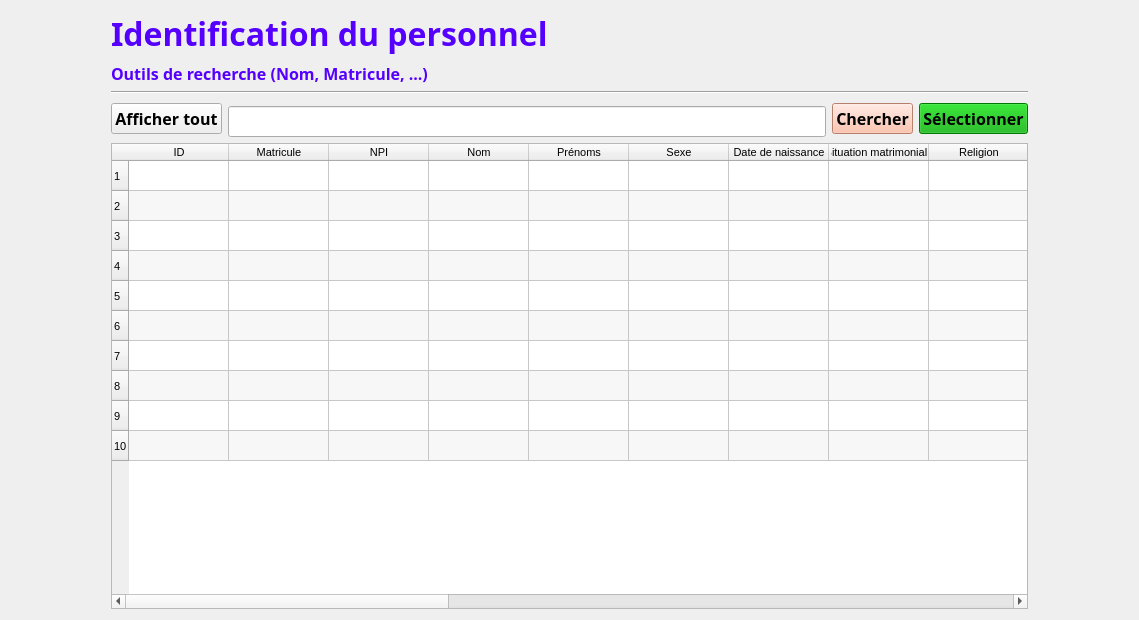
<?xml version="1.0" encoding="UTF-8"?>
<ui version="4.0">
 <class>FenetreChercherPersonnel</class>
 <widget class="QWidget" name="FenetreChercherPersonnel">
  <property name="geometry">
   <rect>
    <x>0</x>
    <y>0</y>
    <width>1139</width>
    <height>620</height>
   </rect>
  </property>
  <property name="windowTitle">
   <string>Form</string>
  </property>
  <layout class="QGridLayout" name="gridLayout_2">
   <item row="0" column="0">
    <layout class="QGridLayout" name="gridLayout">
     <property name="leftMargin">
      <number>100</number>
     </property>
     <property name="rightMargin">
      <number>100</number>
     </property>
     <item row="0" column="0" colspan="2">
      <widget class="QLabel" name="label_2">
       <property name="font">
        <font>
         <family>Corbel</family>
         <pointsize>24</pointsize>
         <weight>75</weight>
         <bold>true</bold>
        </font>
       </property>
       <property name="styleSheet">
        <string notr="true">color: rgb(85, 0, 255);</string>
       </property>
       <property name="text">
        <string>Identification du personnel</string>
       </property>
      </widget>
     </item>
     <item row="1" column="0" colspan="2">
      <widget class="QLabel" name="label_16">
       <property name="font">
        <font>
         <family>Corbel</family>
         <pointsize>12</pointsize>
         <weight>75</weight>
         <bold>true</bold>
        </font>
       </property>
       <property name="styleSheet">
        <string notr="true">color: rgb(85, 0, 255);</string>
       </property>
       <property name="text">
        <string>Outils de recherche (Nom, Matricule, ...)</string>
       </property>
      </widget>
     </item>
     <item row="2" column="0" colspan="4">
      <widget class="Line" name="line">
       <property name="minimumSize">
        <size>
         <width>2</width>
         <height>0</height>
        </size>
       </property>
       <property name="orientation">
        <enum>Qt::Horizontal</enum>
       </property>
      </widget>
     </item>
     <item row="3" column="0" rowspan="2">
      <widget class="QPushButton" name="btn_afficher_tout">
       <property name="minimumSize">
        <size>
         <width>2</width>
         <height>0</height>
        </size>
       </property>
       <property name="font">
        <font>
         <family>Corbel</family>
         <pointsize>12</pointsize>
         <weight>75</weight>
         <bold>true</bold>
        </font>
       </property>
       <property name="styleSheet">
        <string notr="true"/>
       </property>
       <property name="text">
        <string>Afficher tout</string>
       </property>
      </widget>
     </item>
     <item row="3" column="2" rowspan="2">
      <widget class="QPushButton" name="btn_chercher">
       <property name="minimumSize">
        <size>
         <width>2</width>
         <height>0</height>
        </size>
       </property>
       <property name="font">
        <font>
         <family>Corbel</family>
         <pointsize>12</pointsize>
         <weight>75</weight>
         <bold>true</bold>
        </font>
       </property>
       <property name="styleSheet">
        <string notr="true">background-color: rgb(255, 179, 153);</string>
       </property>
       <property name="text">
        <string>Chercher</string>
       </property>
      </widget>
     </item>
     <item row="3" column="3" rowspan="2">
      <widget class="QPushButton" name="btn_selectionner">
       <property name="minimumSize">
        <size>
         <width>2</width>
         <height>0</height>
        </size>
       </property>
       <property name="font">
        <font>
         <family>Corbel</family>
         <pointsize>12</pointsize>
         <weight>75</weight>
         <bold>true</bold>
        </font>
       </property>
       <property name="styleSheet">
        <string notr="true">background-color: rgb(0, 170, 0);</string>
       </property>
       <property name="text">
        <string>Sélectionner</string>
       </property>
      </widget>
     </item>
     <item row="4" column="1">
      <widget class="QLineEdit" name="txt_chercher">
       <property name="minimumSize">
        <size>
         <width>2</width>
         <height>0</height>
        </size>
       </property>
       <property name="font">
        <font>
         <family>Corbel</family>
         <pointsize>12</pointsize>
         <weight>50</weight>
         <bold>false</bold>
        </font>
       </property>
       <property name="styleSheet">
        <string notr="true">border-bottom-color: rgb(0, 0, 0);</string>
       </property>
      </widget>
     </item>
     <item row="5" column="0" colspan="4">
      <widget class="QTableWidget" name="tableWidget_personnel">
       <property name="minimumSize">
        <size>
         <width>2</width>
         <height>0</height>
        </size>
       </property>
       <property name="font">
        <font>
         <pointsize>8</pointsize>
        </font>
       </property>
       <property name="frameShape">
        <enum>QFrame::StyledPanel</enum>
       </property>
       <property name="frameShadow">
        <enum>QFrame::Plain</enum>
       </property>
       <property name="alternatingRowColors">
        <bool>true</bool>
       </property>
       <row>
        <property name="text">
         <string>1</string>
        </property>
       </row>
       <row>
        <property name="text">
         <string>2</string>
        </property>
       </row>
       <row>
        <property name="text">
         <string>3</string>
        </property>
       </row>
       <row>
        <property name="text">
         <string>4</string>
        </property>
       </row>
       <row>
        <property name="text">
         <string>5</string>
        </property>
       </row>
       <row>
        <property name="text">
         <string>6</string>
        </property>
       </row>
       <row>
        <property name="text">
         <string>7</string>
        </property>
       </row>
       <row>
        <property name="text">
         <string>8</string>
        </property>
       </row>
       <row>
        <property name="text">
         <string>9</string>
        </property>
       </row>
       <row>
        <property name="text">
         <string>10</string>
        </property>
       </row>
       <column>
        <property name="text">
         <string>ID</string>
        </property>
       </column>
       <column>
        <property name="text">
         <string>Matricule</string>
        </property>
       </column>
       <column>
        <property name="text">
         <string>NPI</string>
        </property>
       </column>
       <column>
        <property name="text">
         <string>Nom</string>
        </property>
       </column>
       <column>
        <property name="text">
         <string>Prénoms</string>
        </property>
       </column>
       <column>
        <property name="text">
         <string>Sexe</string>
        </property>
       </column>
       <column>
        <property name="text">
         <string>Date de naissance</string>
        </property>
       </column>
       <column>
        <property name="text">
         <string>Situation matrimoniale</string>
        </property>
       </column>
       <column>
        <property name="text">
         <string>Religion</string>
        </property>
       </column>
       <column>
        <property name="text">
         <string>Ethnie</string>
        </property>
       </column>
       <column>
        <property name="text">
         <string>Nationalité</string>
        </property>
       </column>
       <column>
        <property name="text">
         <string>Téléphone 1</string>
        </property>
       </column>
       <column>
        <property name="text">
         <string>Téléphone 2</string>
        </property>
       </column>
       <column>
        <property name="text">
         <string>Adresse</string>
        </property>
       </column>
       <column>
        <property name="text">
         <string>Email</string>
        </property>
       </column>
       <column>
        <property name="text">
         <string>Photo</string>
        </property>
       </column>
       <column>
        <property name="text">
         <string>IFU</string>
        </property>
       </column>
       <column>
        <property name="text">
         <string>CNSS</string>
        </property>
       </column>
       <column>
        <property name="text">
         <string>Banque</string>
        </property>
       </column>
       <column>
        <property name="text">
         <string>RIB</string>
        </property>
       </column>
       <column>
        <property name="text">
         <string>Date de création</string>
        </property>
       </column>
       <column>
        <property name="text">
         <string>Date de modification</string>
        </property>
       </column>
      </widget>
     </item>
    </layout>
   </item>
  </layout>
 </widget>
 <tabstops>
  <tabstop>btn_afficher_tout</tabstop>
  <tabstop>txt_chercher</tabstop>
  <tabstop>btn_chercher</tabstop>
  <tabstop>tableWidget_personnel</tabstop>
 </tabstops>
 <resources/>
 <connections/>
</ui>
